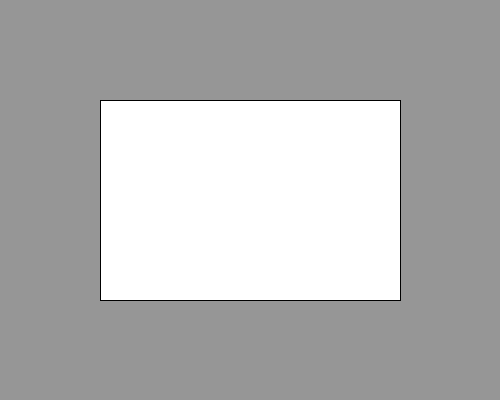
Frame 1 (no input)
Frame 60 (the mouse pressed at the canvas centre just before this capture): identical to frame 1, image omitted
Frame 120 (the mouse held since frame 60 and released just before this capture): identical to frame 1, image omitted

The Processing sketch that drew this single still picture (run headless with seeded random() and noise(); from frame 60 on, the mouse is pressed at the canvas centre):

// Processing sketch: processing_184384
// ── processing_184384.pde

/*------------------------------
"Practice Interactivity"
Simple programming sketch practicing color changes depending on mouse location.

Created February 3, 2015
By Megan Cattey
megancattey@gmail.com

Created for Art 3001 - Programming for Artists
BFA in Art and Technology
The Ohio State University
http://www.openprocessing.org/classroom/4626

Sketch Location:
http://www.openprocessing.org/sketch/184384
 ------------------------------*/

void setup() {
  size(500, 400);
  smooth();
}

void draw() {
  background(150);
  if ((mouseX <250)&& (mouseX >100) && (mouseY >100) &&(mouseY<300)){
    fill(0);
  }
  
  if ((mouseX >250)&&(mouseX <300) && (mouseY >100) &&(mouseY<300)) {
    fill(255);
  }
  rect(100, 100, 300, 200);
}
